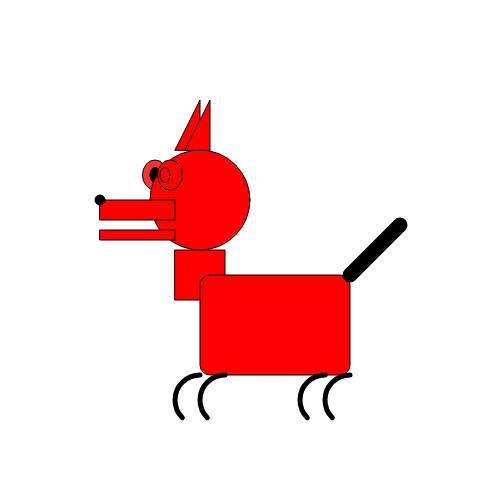
Frame 1 (no input)
Frame 60 (no input): identical to frame 1, image omitted
Frame 120 (the mouse pressed at the canvas centre since frame 60): identical to frame 1, image omitted

The p5.js sketch that drew this single still picture (run headless with seeded random() and noise() and a simulated clock; from frame 60 on, the mouse is pressed at the canvas centre):

// p5.js sketch
// ── sketch.js
// global variables
var backgroundColor = "yellow"; //Strings
var mouthx = 150;



function setup() {
  // put setup code here
createCanvas(500,500);
background(255,0,0);
}


function draw() {
  // put drawing code here
background(255);
  strokeWeight(1);
  fill(255,50,50);
  // first eye
  ellipse(155,175,25,30);
fill(0)
  //first pupil
  ellipse(155,175,10,15);

fill(255,0,0);
  // head
ellipse(200,200,100,100);

  // mouth
  rect(100,200,75,20);
  rect(100,230,75,10);

  // nose
  ellipse(100,200,10,10);
  strokeWeight(10);
  point(100,200);
  strokeWeight(1);

  //second eye
  ellipse(170,175,25,30);
  //second pupil
  ellipse(165,175,10,15);

// neck
rect(175,250,50,50);

//body
rect(200,275,150,100,10);

//ears
triangle(175,150,200,100,200,150);
triangle(175+10,150,200+10,100,200+10,150);

//tail
strokeWeight(15);
line(350,275,350+50,275-50);

strokeWeight(1);

noFill();
strokeWeight(5);
angleMode(DEGREES);
arc(200,400,50,50,135,270);
arc(225,400,50,50,135,270);
arc(325,400,50,50,135,270);
arc(350,400,50,50,135,270);
}
